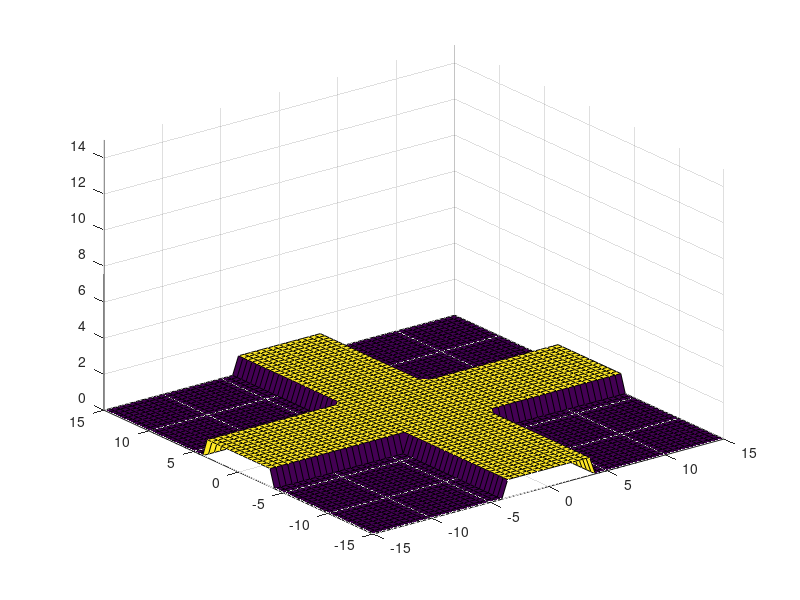

The MATLAB source for this figure:
% main script
close all; clear; clc;

% create an empty 2D surface 
step = 0.5;
[fx,fy] = meshgrid(-15:step:15);

% road parameters
road_width = 3.7;

% construct typical four-way intersection 
fc_4int = zeros(size(fx));
for x = 1:size(fx,1)
    for y = 1:size(fy,1)
        loc_x = -15 + step*(x-1);
        loc_y = -15 + step*(y-1);
        if (loc_x > -road_width && loc_x < road_width) || (loc_y > -road_width && loc_y < road_width)
            fc_4int(x,y) = fc_4int(x,y) + 1.0;
        end
    end
end

% combine all roads
fc_road = fc_4int;
% combine all collision
fc = fc_road;

surf(fx,fy,fc)
zlim([0, 15])